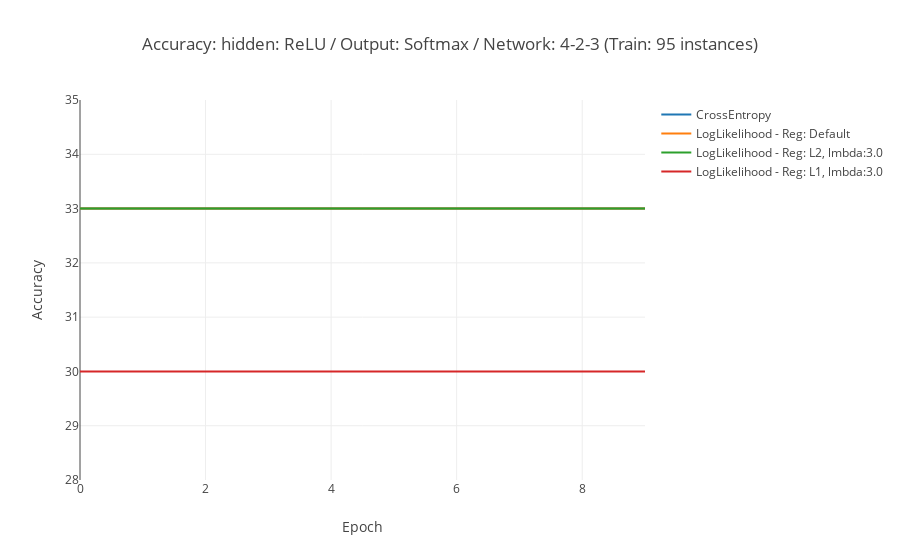

The code cell stored with this chart in its notebook:
### Code cell
#Set up plotly data
trace0 = go.Scatter(
    x = epoch_lst,
    y = training_accuracy3,
    mode = 'lines',
    name = 'CrossEntropy'
)

trace1 = go.Scatter(
    x = epoch_lst,
    y = training_accuracy4,
    mode = 'lines',
    name = 'LogLikelihood - Reg: Default'
)

trace2 = go.Scatter(
    x = epoch_lst,
    y = training_accuracy7,
    mode = 'lines',
    name = 'LogLikelihood - Reg: L2, lmbda:3.0'
)

trace3 = go.Scatter(
    x = epoch_lst,
    y = training_accuracy8,
    mode = 'lines',
    name = 'LogLikelihood - Reg: L1, lmbda:3.0'
)

data = [trace0, trace1, trace2, trace3]

# Edit the layout
layout = dict(title = 'Accuracy: hidden: ReLU / Output: Softmax / Network: 4-2-3 (Train: 95 instances)',
              xaxis = dict(title = 'Epoch'),
              yaxis = dict(title = 'Accuracy', range=[28,35]),
              )

#Plot 
fig = go.Figure(data=data, layout=layout)
iplot(fig)

### Figure 1 — Plotly figure (JSON) as saved in the notebook; plotly's stock layout.template omitted (floating-point values rounded to 4 significant figures)
{"data": [{"mode": "lines", "name": "CrossEntropy", "type": "scatter", "uid": "134d88a2-d348-11e8-99b6-a820660c6deb", "x": [0, 1, 2, 3, 4, 5, 6, 7, 8, 9], "y": [33, 33, 33, 33, 33, 33, 33, 33, 33, 33]}, {"mode": "lines", "name": "LogLikelihood - Reg: Default", "type": "scatter", "uid": "134d8a78-d348-11e8-8c91-a820660c6deb", "x": [0, 1, 2, 3, 4, 5, 6, 7, 8, 9], "y": [33, 33, 33, 33, 33, 33, 33, 33, 33, 33]}, {"mode": "lines", "name": "LogLikelihood - Reg: L2, lmbda:3.0", "type": "scatter", "uid": "134d8b7a-d348-11e8-97c9-a820660c6deb", "x": [0, 1, 2, 3, 4, 5, 6, 7, 8, 9], "y": [33, 33, 33, 33, 33, 33, 33, 33, 33, 33]}, {"mode": "lines", "name": "LogLikelihood - Reg: L1, lmbda:3.0", "type": "scatter", "uid": "134d8c62-d348-11e8-a99c-a820660c6deb", "x": [0, 1, 2, 3, 4, 5, 6, 7, 8, 9], "y": [30, 30, 30, 30, 30, 30, 30, 30, 30, 30]}], "layout": {"title": "Accuracy: hidden: ReLU / Output: Softmax / Network: 4-2-3 (Train: 95 instances)", "xaxis": {"title": "Epoch"}, "yaxis": {"range": [28, 35], "title": "Accuracy"}}}
